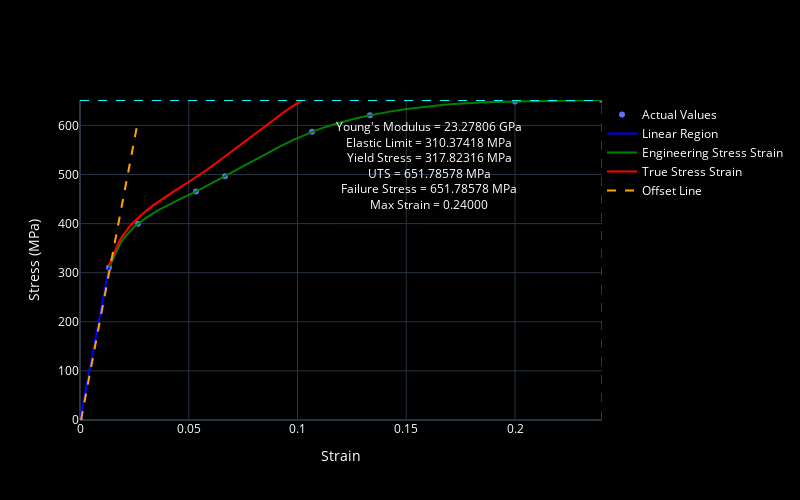

Notebook cell for this chart:
### Code cell
# create the Plotly figure
fig = go.Figure()

# plot
fig.add_trace(go.Scatter(x=Strain, y=Stress, mode='markers', name='Actual Values'))
fig.add_trace(go.Scatter(x=Strain_values_linear, y=f1(Strain_values_linear), mode='lines', name='Linear Region', line=dict(color='blue')))
fig.add_trace(go.Scatter(x=Strain_values_eng, y=f2(Strain_values_eng), mode='lines', name='Engineering Stress Strain', line=dict(color='green')))
fig.add_trace(go.Scatter(x=Strain_values_true, y=f3(Strain_values_true), mode='lines', name='True Stress Strain', line=dict(color='red')))

# set labels
fig.update_layout(xaxis_title='Strain', yaxis_title='Stress (MPa)')

# define ElasticLimit
ElasticLimit = Stress[LinearLimit]
# define Modulus
Slope = Stress[LinearLimit] / Strain[LinearLimit]
Modulus = Slope / math.pow(10, 3)
# define UTS
uts = max(Stress)
# define Failure Stress
failure_stress = f2(max(Strain))

# plot UTS Line
fig.add_shape(type="line", x0=0, x1=max(Strain), y0=uts, y1=uts, line=dict(color='cyan', dash='dash'))

# plot Ductility Line
fig.add_shape(type="line", x0=Strain[-1], x1=Strain[-1], y0=0, y1=max(Stress), line=dict(color='purple', dash='dash'))

# plot offset Line
xA = [Strain[0], Strain[LinearLimit]]
yA = [Stress[0], Stress[LinearLimit]]
Strain_values_offset = [x + 0.002 * Strain[-1] for x in xA]
f4 = interp1d(Strain_values_offset, yA, fill_value='extrapolate')
Strain_values_offset.append(Strain[LinearLimit + 1])
fig.add_trace(go.Scatter(x=Strain_values_offset, y=f4(Strain_values_offset), mode='lines', name='Offset Line', line=dict(color='orange', dash='dash')))

# find offset yield value
val = Strain[LinearLimit]
step = (Strain[LinearLimit + 1] - Strain[LinearLimit]) / 50
sign = f4(val) - f2(val)
while True:
    if (f4(val) - f2(val)) * sign < 0:
        break
    val = val + step
YieldPoint = f4(val - step)

# plot offset horizontal line
fig.add_shape(type="line", x0=0, x1=max(Strain), y0=YieldPoint, y1=YieldPoint, line=dict(color='black', dash='dash'))

# add legend
fig.update_layout(legend=dict(x=0.7, y=0.98))

# add annotations
annotations = [
    dict(x=Strain[-1], y=max(Stress), xref="x", yref="y", text="Max Strain", showarrow=True, arrowhead=2),
    dict(x=min(Strain), y=uts, xref="x", yref="y", text="UTS", showarrow=True, arrowhead=2),
    dict(x=Strain[-1], y=YieldPoint, xref="x", yref="y", text="Yield Point", showarrow=True, arrowhead=2),
    dict(x=Strain[LinearLimit], y=Stress[LinearLimit], xref="x", yref="y", text="interp1d", showarrow=True, arrowhead=2)
]

# add anchored text
anchored_text = f"Young's Modulus = {Modulus:.5f} GPa<br>" \
                f"Elastic Limit = {ElasticLimit:.5f} MPa<br>" \
                f"Yield Stress = {YieldPoint:.5f} MPa<br>" \
                f"UTS = {uts:.5f} MPa<br>" \
                f"Failure Stress = {failure_stress:.5f} MPa<br>" \
                f"Max Strain = {Strain[-1]:.5f}"
fig.add_annotation(go.layout.Annotation(x=0.85, y=0.95, xref="paper", yref="paper", text=anchored_text, showarrow=False))


# set limits
fig.update_xaxes(range=[0, max(Strain)])
fig.update_yaxes(range=[0, max(Stress)])

# set layout
fig.update_layout(template="plotly_dark",
     xaxis_title="Strain",
    yaxis_title="Stress (MPa)",
    xaxis_range=[0, max(Strain)],
    yaxis_range=[0, max(Stress)],
    showlegend=True,
    legend=dict(x=1, y=1),
    paper_bgcolor='black', 
    plot_bgcolor='black',             # Set plot area color to black
    font=dict(color='white'),
    width=800,
    height=500
                 )

# show plot
fig.show()

### Figure 1 — Plotly figure (JSON) as saved in the notebook; plotly's stock layout.template omitted (floating-point values rounded to 4 significant figures)
{"data": [{"mode": "markers", "name": "Actual Values", "type": "scatter", "x": [0, 0.01333, 0.02667, 0.05333, 0.06667, 0.1067, 0.1333, 0.2, 0.24], "y": [0, 310.4, 400.0, 465.6, 496.6, 586.9, 620.7, 649.0, 651.8]}, {"line": {"color": "blue"}, "mode": "lines", "name": "Linear Region", "type": "scatter", "x": [0, 0.0003333, 0.0006667, 0.001, 0.001333, 0.001667, 0.002, 0.002333, 0.002667, 0.003, 0.003333, 0.003667, 0.004, 0.004333, 0.004667, 0.005, 0.005333, 0.005667, 0.006, 0.006333, 0.006667, 0.007, 0.007333, 0.007667, 0.008, 0.008333, 0.008667, 0.009, 0.009333, 0.009667, 0.01, 0.01033, 0.01067, 0.011, 0.01133, 0.01167, 0.012, 0.01233, 0.01267, 0.013, 0.01333], "y": [0, 7.759, 15.52, 23.28, 31.04, 38.8, 46.56, 54.32, 62.07, 69.83, 77.59, 85.35, 93.11, 100.9, 108.6, 116.4, 124.1, 131.9, 139.7, 147.4, 155.2, 162.9, 170.7, 178.5, 186.2, 194.0, 201.7, 209.5, 217.3, 225.0, 232.8, 240.5, 248.3, 256.1, 263.8, 271.6, 279.3, 287.1, 294.9, 302.6, 310.4]}, {"line": {"color": "green"}, "mode": "lines", "name": "Engineering Stress Strain", "type": "scatter", "x": [0.01333, 0.019, 0.02467, 0.03033, 0.036, 0.04167, 0.04733, 0.053, 0.05867, 0.06433, 0.07, 0.07567, 0.08133, 0.087, 0.09267, 0.09833, 0.104, 0.1097, 0.1153, 0.121, 0.1267, 0.1323, 0.138, 0.1437, 0.1493, 0.155, 0.1607, 0.1663, 0.172, 0.1777, 0.1833, 0.189, 0.1947, 0.2003, 0.206, 0.2117, 0.2173, 0.223, 0.2287, 0.2343, 0.24], "y": [310.4, 363.9, 392.8, 411.7, 427.3, 440.6, 452.8, 464.8, 477.6, 491.0, 504.7, 518.7, 532.5, 546.0, 558.9, 571.0, 582.1, 591.9, 600.4, 607.8, 614.2, 619.8, 624.8, 629.1, 632.9, 636.2, 639.0, 641.4, 643.4, 645.1, 646.4, 647.5, 648.3, 649.0, 649.5, 649.9, 650.3, 650.6, 650.9, 651.3, 651.8]}, {"line": {"color": "red"}, "mode": "lines", "name": "True Stress Strain", "type": "scatter", "x": [0.01325, 0.01829, 0.02334, 0.02839, 0.03343, 0.03848, 0.04353, 0.04857, 0.05362, 0.05867, 0.06371, 0.06876, 0.07381, 0.07885, 0.0839, 0.08895, 0.09399, 0.09904, 0.1041, 0.1091, 0.1142, 0.1192, 0.1243, 0.1293, 0.1344, 0.1394, 0.1445, 0.1495, 0.1546, 0.1596, 0.1646, 0.1697, 0.1747, 0.1798, 0.1848, 0.1899, 0.1949, 0.2, 0.205, 0.2101, 0.2151], "y": [314.5, 366.4, 397.5, 418.8, 436.6, 452.3, 466.7, 480.8, 495.3, 510.7, 527.0, 543.8, 561.0, 578.2, 595.3, 611.9, 627.9, 643.0, 656.9, 669.6, 681.2, 691.9, 701.8, 711.1, 719.7, 727.7, 735.2, 742.2, 748.7, 754.9, 760.7, 766.2, 771.4, 776.3, 781.1, 785.7, 790.3, 794.7, 799.2, 803.7, 808.2]}, {"line": {"color": "orange", "dash": "dash"}, "mode": "lines", "name": "Offset Line", "type": "scatter", "x": [0.00048, 0.01381, 0.02667], "y": [0, 310.4, 609.6]}], "layout": {"annotations": [{"showarrow": false, "text": "Young's Modulus = 23.27806 GPa<br>Elastic Limit = 310.37418 MPa<br>Yield Stress = 317.82316 MPa<br>UTS = 651.78578 MPa<br>Failure Stress = 651.78578 MPa<br>Max Strain = 0.24000", "x": 0.85, "xref": "paper", "y": 0.95, "yref": "paper"}], "font": {"color": "white"}, "height": 500, "legend": {"x": 1, "y": 1}, "paper_bgcolor": "black", "plot_bgcolor": "black", "shapes": [{"line": {"color": "cyan", "dash": "dash"}, "type": "line", "x0": 0, "x1": 0.24, "y0": 651.8, "y1": 651.8}, {"line": {"color": "purple", "dash": "dash"}, "type": "line", "x0": 0.24, "x1": 0.24, "y0": 0, "y1": 651.8}, {"line": {"color": "black", "dash": "dash"}, "type": "line", "x0": 0, "x1": 0.24, "y0": [317.8], "y1": [317.8]}], "showlegend": true, "width": 800, "xaxis": {"range": [0, 0.24], "title": {"text": "Strain"}, "type": "linear"}, "yaxis": {"range": [0, 651.8], "title": {"text": "Stress (MPa)"}, "type": "linear"}}}
